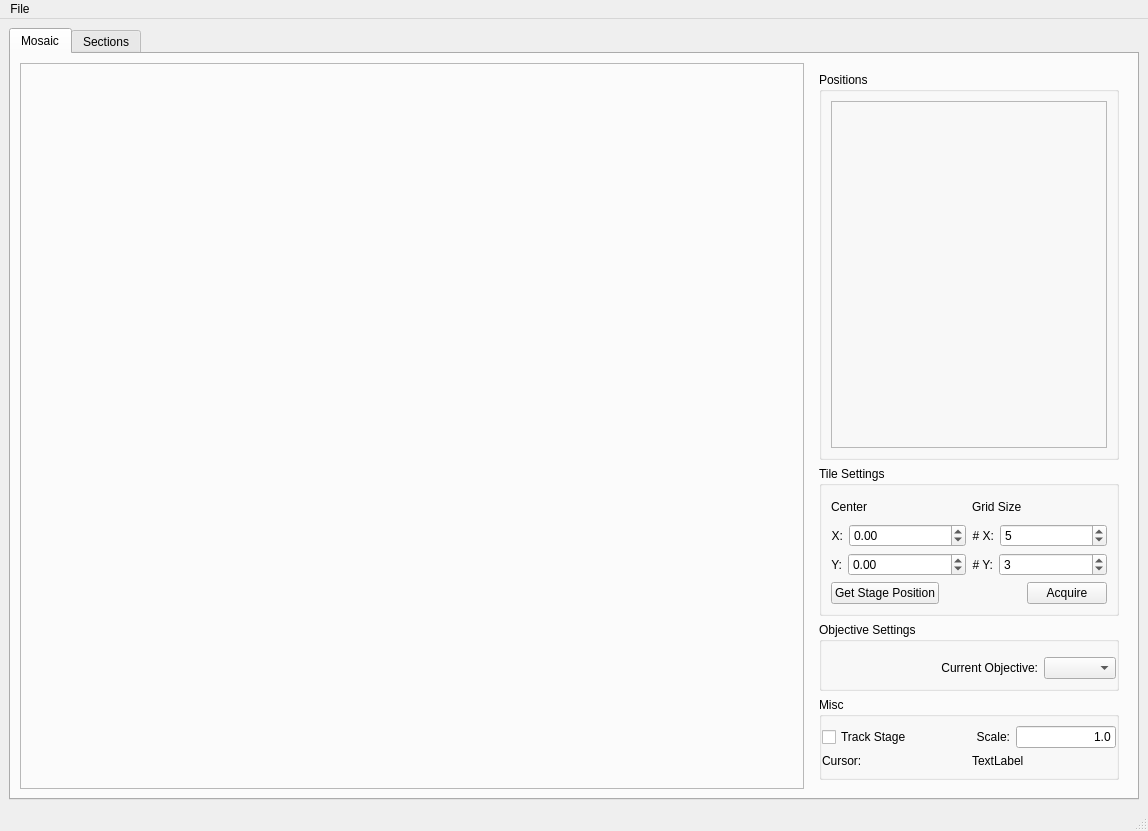
<?xml version="1.0" encoding="UTF-8"?>
<ui version="4.0">
 <class>MainWindow</class>
 <widget class="QMainWindow" name="MainWindow">
  <property name="geometry">
   <rect>
    <x>0</x>
    <y>0</y>
    <width>1148</width>
    <height>831</height>
   </rect>
  </property>
  <property name="windowTitle">
   <string>Steve</string>
  </property>
  <widget class="QWidget" name="centralwidget">
   <layout class="QGridLayout" name="gridLayout_2">
    <item row="0" column="0">
     <widget class="QTabWidget" name="tabWidget">
      <property name="currentIndex">
       <number>0</number>
      </property>
      <widget class="QWidget" name="mosaicTab">
       <attribute name="title">
        <string>Mosaic</string>
       </attribute>
       <layout class="QHBoxLayout" name="horizontalLayout_2">
        <item>
         <widget class="QFrame" name="mosaicFrame">
          <property name="frameShape">
           <enum>QFrame::StyledPanel</enum>
          </property>
          <property name="frameShadow">
           <enum>QFrame::Raised</enum>
          </property>
         </widget>
        </item>
        <item>
         <widget class="QWidget" name="widget" native="true">
          <property name="sizePolicy">
           <sizepolicy hsizetype="Maximum" vsizetype="Preferred">
            <horstretch>0</horstretch>
            <verstretch>0</verstretch>
           </sizepolicy>
          </property>
          <property name="minimumSize">
           <size>
            <width>0</width>
            <height>0</height>
           </size>
          </property>
          <property name="maximumSize">
           <size>
            <width>16777215</width>
            <height>100000</height>
           </size>
          </property>
          <layout class="QVBoxLayout" name="verticalLayout_2">
           <item>
            <widget class="QGroupBox" name="positionsGroupBox">
             <property name="sizePolicy">
              <sizepolicy hsizetype="Preferred" vsizetype="Expanding">
               <horstretch>0</horstretch>
               <verstretch>0</verstretch>
              </sizepolicy>
             </property>
             <property name="minimumSize">
              <size>
               <width>0</width>
               <height>0</height>
              </size>
             </property>
             <property name="maximumSize">
              <size>
               <width>10000</width>
               <height>10000</height>
              </size>
             </property>
             <property name="title">
              <string>Positions</string>
             </property>
             <layout class="QVBoxLayout" name="verticalLayout_4">
              <item>
               <widget class="QFrame" name="positionsFrame">
                <property name="frameShape">
                 <enum>QFrame::StyledPanel</enum>
                </property>
                <property name="frameShadow">
                 <enum>QFrame::Raised</enum>
                </property>
               </widget>
              </item>
             </layout>
            </widget>
           </item>
           <item>
            <widget class="QGroupBox" name="tilesGroupBox">
             <property name="minimumSize">
              <size>
               <width>300</width>
               <height>150</height>
              </size>
             </property>
             <property name="maximumSize">
              <size>
               <width>300</width>
               <height>300</height>
              </size>
             </property>
             <property name="title">
              <string>Tile Settings</string>
             </property>
             <layout class="QVBoxLayout" name="verticalLayout_8">
              <item>
               <layout class="QHBoxLayout" name="horizontalLayout_8">
                <item>
                 <layout class="QVBoxLayout" name="verticalLayout_3">
                  <item>
                   <widget class="QLabel" name="startingPositionLabel">
                    <property name="font">
                     <font>
                      <weight>50</weight>
                      <bold>false</bold>
                     </font>
                    </property>
                    <property name="text">
                     <string>Center</string>
                    </property>
                    <property name="alignment">
                     <set>Qt::AlignLeading|Qt::AlignLeft|Qt::AlignVCenter</set>
                    </property>
                   </widget>
                  </item>
                  <item>
                   <layout class="QHBoxLayout" name="horizontalLayout_4">
                    <item>
                     <widget class="QLabel" name="xPosLabel">
                      <property name="text">
                       <string>X:</string>
                      </property>
                      <property name="alignment">
                       <set>Qt::AlignRight|Qt::AlignTrailing|Qt::AlignVCenter</set>
                      </property>
                     </widget>
                    </item>
                    <item>
                     <widget class="QDoubleSpinBox" name="xStartPosSpinBox">
                      <property name="sizePolicy">
                       <sizepolicy hsizetype="MinimumExpanding" vsizetype="Fixed">
                        <horstretch>0</horstretch>
                        <verstretch>0</verstretch>
                       </sizepolicy>
                      </property>
                      <property name="minimum">
                       <double>-50000.000000000000000</double>
                      </property>
                      <property name="maximum">
                       <double>50000.000000000000000</double>
                      </property>
                     </widget>
                    </item>
                   </layout>
                  </item>
                  <item>
                   <layout class="QHBoxLayout" name="horizontalLayout_6">
                    <item>
                     <widget class="QLabel" name="yPosLabel">
                      <property name="text">
                       <string>Y:</string>
                      </property>
                      <property name="alignment">
                       <set>Qt::AlignRight|Qt::AlignTrailing|Qt::AlignVCenter</set>
                      </property>
                     </widget>
                    </item>
                    <item>
                     <widget class="QDoubleSpinBox" name="yStartPosSpinBox">
                      <property name="sizePolicy">
                       <sizepolicy hsizetype="MinimumExpanding" vsizetype="Fixed">
                        <horstretch>0</horstretch>
                        <verstretch>0</verstretch>
                       </sizepolicy>
                      </property>
                      <property name="minimum">
                       <double>-50000.000000000000000</double>
                      </property>
                      <property name="maximum">
                       <double>500000.000000000000000</double>
                      </property>
                     </widget>
                    </item>
                   </layout>
                  </item>
                 </layout>
                </item>
                <item>
                 <layout class="QVBoxLayout" name="verticalLayout_7">
                  <item>
                   <widget class="QLabel" name="gridDimLabel">
                    <property name="font">
                     <font>
                      <weight>50</weight>
                      <bold>false</bold>
                     </font>
                    </property>
                    <property name="text">
                     <string>Grid Size</string>
                    </property>
                    <property name="alignment">
                     <set>Qt::AlignLeading|Qt::AlignLeft|Qt::AlignVCenter</set>
                    </property>
                   </widget>
                  </item>
                  <item>
                   <layout class="QHBoxLayout" name="horizontalLayout_5">
                    <item>
                     <widget class="QLabel" name="numXLabel">
                      <property name="text">
                       <string># X:</string>
                      </property>
                      <property name="alignment">
                       <set>Qt::AlignRight|Qt::AlignTrailing|Qt::AlignVCenter</set>
                      </property>
                     </widget>
                    </item>
                    <item>
                     <widget class="QSpinBox" name="xSpinBox">
                      <property name="sizePolicy">
                       <sizepolicy hsizetype="MinimumExpanding" vsizetype="Fixed">
                        <horstretch>0</horstretch>
                        <verstretch>0</verstretch>
                       </sizepolicy>
                      </property>
                      <property name="minimum">
                       <number>1</number>
                      </property>
                      <property name="value">
                       <number>5</number>
                      </property>
                     </widget>
                    </item>
                   </layout>
                  </item>
                  <item>
                   <layout class="QHBoxLayout" name="horizontalLayout_7">
                    <item>
                     <widget class="QLabel" name="numYLabel">
                      <property name="text">
                       <string># Y:</string>
                      </property>
                      <property name="alignment">
                       <set>Qt::AlignRight|Qt::AlignTrailing|Qt::AlignVCenter</set>
                      </property>
                     </widget>
                    </item>
                    <item>
                     <widget class="QSpinBox" name="ySpinBox">
                      <property name="sizePolicy">
                       <sizepolicy hsizetype="MinimumExpanding" vsizetype="Fixed">
                        <horstretch>0</horstretch>
                        <verstretch>0</verstretch>
                       </sizepolicy>
                      </property>
                      <property name="minimum">
                       <number>1</number>
                      </property>
                      <property name="value">
                       <number>3</number>
                      </property>
                     </widget>
                    </item>
                   </layout>
                  </item>
                 </layout>
                </item>
               </layout>
              </item>
              <item>
               <layout class="QHBoxLayout" name="horizontalLayout_10">
                <item>
                 <widget class="QPushButton" name="getStagePosButton">
                  <property name="maximumSize">
                   <size>
                    <width>150</width>
                    <height>16777215</height>
                   </size>
                  </property>
                  <property name="text">
                   <string>Get Stage Position</string>
                  </property>
                 </widget>
                </item>
                <item>
                 <spacer name="horizontalSpacer_2">
                  <property name="orientation">
                   <enum>Qt::Horizontal</enum>
                  </property>
                  <property name="sizeHint" stdset="0">
                   <size>
                    <width>40</width>
                    <height>20</height>
                   </size>
                  </property>
                 </spacer>
                </item>
                <item>
                 <widget class="QPushButton" name="imageGridButton">
                  <property name="maximumSize">
                   <size>
                    <width>150</width>
                    <height>16777215</height>
                   </size>
                  </property>
                  <property name="text">
                   <string>Acquire</string>
                  </property>
                 </widget>
                </item>
               </layout>
              </item>
             </layout>
            </widget>
           </item>
           <item>
            <widget class="QGroupBox" name="objectivesGroupBox">
             <property name="minimumSize">
              <size>
               <width>250</width>
               <height>50</height>
              </size>
             </property>
             <property name="maximumSize">
              <size>
               <width>300</width>
               <height>300</height>
              </size>
             </property>
             <property name="title">
              <string>Objective Settings</string>
             </property>
             <layout class="QGridLayout" name="gridLayout_4">
              <property name="leftMargin">
               <number>0</number>
              </property>
              <property name="topMargin">
               <number>9</number>
              </property>
              <property name="rightMargin">
               <number>0</number>
              </property>
              <item row="0" column="1" colspan="2">
               <widget class="QFrame" name="objectivesFrame">
                <property name="frameShape">
                 <enum>QFrame::StyledPanel</enum>
                </property>
                <property name="frameShadow">
                 <enum>QFrame::Raised</enum>
                </property>
               </widget>
              </item>
              <item row="2" column="2">
               <widget class="QComboBox" name="magComboBox">
                <property name="sizePolicy">
                 <sizepolicy hsizetype="Fixed" vsizetype="Fixed">
                  <horstretch>0</horstretch>
                  <verstretch>0</verstretch>
                 </sizepolicy>
                </property>
                <property name="focusPolicy">
                 <enum>Qt::ClickFocus</enum>
                </property>
                <property name="editable">
                 <bool>false</bool>
                </property>
               </widget>
              </item>
              <item row="2" column="1">
               <widget class="QLabel" name="objectiveLabel">
                <property name="text">
                 <string>Current Objective:</string>
                </property>
                <property name="alignment">
                 <set>Qt::AlignRight|Qt::AlignTrailing|Qt::AlignVCenter</set>
                </property>
               </widget>
              </item>
              <item row="2" column="0">
               <spacer name="horizontalSpacer">
                <property name="orientation">
                 <enum>Qt::Horizontal</enum>
                </property>
                <property name="sizeHint" stdset="0">
                 <size>
                  <width>40</width>
                  <height>20</height>
                 </size>
                </property>
               </spacer>
              </item>
             </layout>
            </widget>
           </item>
           <item>
            <widget class="QGroupBox" name="groupBox_2">
             <property name="minimumSize">
              <size>
               <width>0</width>
               <height>20</height>
              </size>
             </property>
             <property name="title">
              <string>Misc</string>
             </property>
             <layout class="QVBoxLayout" name="verticalLayout">
              <property name="leftMargin">
               <number>0</number>
              </property>
              <property name="rightMargin">
               <number>0</number>
              </property>
              <item>
               <layout class="QHBoxLayout" name="horizontalLayout">
                <item>
                 <widget class="QCheckBox" name="trackStageCheckBox">
                  <property name="text">
                   <string>Track Stage</string>
                  </property>
                 </widget>
                </item>
                <item>
                 <widget class="QLabel" name="scaleLabel">
                  <property name="text">
                   <string>Scale:</string>
                  </property>
                  <property name="alignment">
                   <set>Qt::AlignRight|Qt::AlignTrailing|Qt::AlignVCenter</set>
                  </property>
                 </widget>
                </item>
                <item>
                 <widget class="QLineEdit" name="scaleLineEdit">
                  <property name="sizePolicy">
                   <sizepolicy hsizetype="Preferred" vsizetype="Fixed">
                    <horstretch>0</horstretch>
                    <verstretch>0</verstretch>
                   </sizepolicy>
                  </property>
                  <property name="maximumSize">
                   <size>
                    <width>100</width>
                    <height>16777215</height>
                   </size>
                  </property>
                  <property name="text">
                   <string>1.0</string>
                  </property>
                  <property name="alignment">
                   <set>Qt::AlignRight|Qt::AlignTrailing|Qt::AlignVCenter</set>
                  </property>
                 </widget>
                </item>
               </layout>
              </item>
              <item>
               <layout class="QHBoxLayout" name="horizontalLayout_9">
                <item>
                 <widget class="QLabel" name="cursorPosition">
                  <property name="sizePolicy">
                   <sizepolicy hsizetype="Preferred" vsizetype="Fixed">
                    <horstretch>0</horstretch>
                    <verstretch>0</verstretch>
                   </sizepolicy>
                  </property>
                  <property name="text">
                   <string>Cursor:</string>
                  </property>
                  <property name="alignment">
                   <set>Qt::AlignLeading|Qt::AlignLeft|Qt::AlignVCenter</set>
                  </property>
                 </widget>
                </item>
                <item>
                 <widget class="QLabel" name="mosaicLabel">
                  <property name="sizePolicy">
                   <sizepolicy hsizetype="Preferred" vsizetype="Fixed">
                    <horstretch>0</horstretch>
                    <verstretch>0</verstretch>
                   </sizepolicy>
                  </property>
                  <property name="text">
                   <string>TextLabel</string>
                  </property>
                  <property name="alignment">
                   <set>Qt::AlignLeading|Qt::AlignLeft|Qt::AlignVCenter</set>
                  </property>
                 </widget>
                </item>
               </layout>
              </item>
             </layout>
            </widget>
           </item>
          </layout>
         </widget>
        </item>
       </layout>
      </widget>
      <widget class="QWidget" name="sectionsTab">
       <attribute name="title">
        <string>Sections</string>
       </attribute>
       <layout class="QHBoxLayout" name="horizontalLayout_3">
        <item>
         <widget class="QFrame" name="sectionsDisplayFrame">
          <property name="frameShape">
           <enum>QFrame::StyledPanel</enum>
          </property>
          <property name="frameShadow">
           <enum>QFrame::Raised</enum>
          </property>
         </widget>
        </item>
        <item>
         <widget class="QWidget" name="sectionsWidget" native="true">
          <property name="minimumSize">
           <size>
            <width>0</width>
            <height>0</height>
           </size>
          </property>
          <property name="maximumSize">
           <size>
            <width>300</width>
            <height>16777215</height>
           </size>
          </property>
          <layout class="QVBoxLayout" name="verticalLayout_5">
           <item>
            <widget class="QGroupBox" name="sectionsGroupBox">
             <property name="maximumSize">
              <size>
               <width>100000</width>
               <height>16777215</height>
              </size>
             </property>
             <property name="title">
              <string>Sections</string>
             </property>
             <layout class="QVBoxLayout" name="verticalLayout_6">
              <item>
               <widget class="QScrollArea" name="sectionsScrollArea">
                <property name="sizePolicy">
                 <sizepolicy hsizetype="Preferred" vsizetype="Preferred">
                  <horstretch>0</horstretch>
                  <verstretch>0</verstretch>
                 </sizepolicy>
                </property>
                <property name="widgetResizable">
                 <bool>true</bool>
                </property>
                <widget class="QWidget" name="scrollAreaWidgetContents_2">
                 <property name="geometry">
                  <rect>
                   <x>0</x>
                   <y>0</y>
                   <width>98</width>
                   <height>28</height>
                  </rect>
                 </property>
                </widget>
               </widget>
              </item>
             </layout>
            </widget>
           </item>
           <item>
            <widget class="QGroupBox" name="sectionViewSettingsGroupBox">
             <property name="maximumSize">
              <size>
               <width>16777215</width>
               <height>120</height>
              </size>
             </property>
             <property name="title">
              <string>Section View Settings</string>
             </property>
             <layout class="QGridLayout" name="gridLayout">
              <item row="1" column="0">
               <widget class="QLabel" name="thresholdLabel">
                <property name="text">
                 <string>Threshold</string>
                </property>
               </widget>
              </item>
              <item row="4" column="1">
               <widget class="QSlider" name="foregroundOpacitySlider">
                <property name="sizePolicy">
                 <sizepolicy hsizetype="Preferred" vsizetype="Preferred">
                  <horstretch>0</horstretch>
                  <verstretch>0</verstretch>
                 </sizepolicy>
                </property>
                <property name="maximum">
                 <number>100</number>
                </property>
                <property name="value">
                 <number>50</number>
                </property>
                <property name="orientation">
                 <enum>Qt::Horizontal</enum>
                </property>
               </widget>
              </item>
              <item row="0" column="0">
               <widget class="QCheckBox" name="moveAllSectionsCheckBox">
                <property name="text">
                 <string>Move All Sections</string>
                </property>
               </widget>
              </item>
              <item row="4" column="0">
               <widget class="QLabel" name="foregroundOpacityLabel">
                <property name="text">
                 <string>Section Opacity</string>
                </property>
               </widget>
              </item>
              <item row="0" column="1">
               <widget class="QCheckBox" name="showFeaturesCheckBox">
                <property name="text">
                 <string>Show Features</string>
                </property>
               </widget>
              </item>
              <item row="2" column="0">
               <widget class="QLabel" name="backgroundLabel">
                <property name="text">
                 <string>Background Type</string>
                </property>
               </widget>
              </item>
              <item row="2" column="1">
               <widget class="QComboBox" name="backgroundComboBox">
                <item>
                 <property name="text">
                  <string>Mean</string>
                 </property>
                </item>
               </widget>
              </item>
              <item row="1" column="1">
               <widget class="QSlider" name="thresholdSlider">
                <property name="sizePolicy">
                 <sizepolicy hsizetype="Preferred" vsizetype="Preferred">
                  <horstretch>0</horstretch>
                  <verstretch>0</verstretch>
                 </sizepolicy>
                </property>
                <property name="maximum">
                 <number>100</number>
                </property>
                <property name="value">
                 <number>50</number>
                </property>
                <property name="orientation">
                 <enum>Qt::Horizontal</enum>
                </property>
               </widget>
              </item>
             </layout>
            </widget>
           </item>
          </layout>
         </widget>
        </item>
       </layout>
      </widget>
     </widget>
    </item>
   </layout>
  </widget>
  <widget class="QMenuBar" name="menubar">
   <property name="geometry">
    <rect>
     <x>0</x>
     <y>0</y>
     <width>1148</width>
     <height>21</height>
    </rect>
   </property>
   <widget class="QMenu" name="menuFile">
    <property name="title">
     <string>File</string>
    </property>
    <addaction name="actionSet_Working_Directory"/>
    <addaction name="separator"/>
    <addaction name="actionDelete_Images"/>
    <addaction name="actionLoad_Dax"/>
    <addaction name="actionLoad_Dax_By_Pattern"/>
    <addaction name="actionLoad_Mosaic"/>
    <addaction name="actionLoad_Positions"/>
    <addaction name="actionSave_Mosaic"/>
    <addaction name="actionSave_Positions"/>
    <addaction name="actionSave_Snapshot"/>
    <addaction name="separator"/>
    <addaction name="actionQuit"/>
   </widget>
   <addaction name="menuFile"/>
  </widget>
  <widget class="QStatusBar" name="statusbar"/>
  <action name="actionQuit">
   <property name="text">
    <string>Quit</string>
   </property>
  </action>
  <action name="actionConnect">
   <property name="text">
    <string>Connect</string>
   </property>
  </action>
  <action name="actionDisconnect">
   <property name="text">
    <string>Disconnect</string>
   </property>
  </action>
  <action name="actionSave_Positions">
   <property name="text">
    <string>Save Positions</string>
   </property>
  </action>
  <action name="actionSave_Mosaic">
   <property name="text">
    <string>Save Mosaic</string>
   </property>
  </action>
  <action name="actionSet_Working_Directory">
   <property name="text">
    <string>Set Working Directory</string>
   </property>
  </action>
  <action name="actionLoad_Mosaic">
   <property name="text">
    <string>Load Mosaic</string>
   </property>
  </action>
  <action name="actionDelete_Images">
   <property name="text">
    <string>Delete Images</string>
   </property>
  </action>
  <action name="actionLoad_Positions">
   <property name="text">
    <string>Load Positions</string>
   </property>
  </action>
  <action name="actionSave_Snapshot">
   <property name="text">
    <string>Save Snapshot</string>
   </property>
  </action>
  <action name="actionLoad_Dax">
   <property name="text">
    <string>Load Dax</string>
   </property>
  </action>
  <action name="actionLoad_Dax_By_Pattern">
   <property name="text">
    <string>Load Dax By Pattern</string>
   </property>
  </action>
 </widget>
 <tabstops>
  <tabstop>xStartPosSpinBox</tabstop>
  <tabstop>yStartPosSpinBox</tabstop>
  <tabstop>xSpinBox</tabstop>
  <tabstop>ySpinBox</tabstop>
  <tabstop>tabWidget</tabstop>
  <tabstop>foregroundOpacitySlider</tabstop>
  <tabstop>backgroundComboBox</tabstop>
  <tabstop>thresholdSlider</tabstop>
  <tabstop>showFeaturesCheckBox</tabstop>
  <tabstop>moveAllSectionsCheckBox</tabstop>
  <tabstop>sectionsScrollArea</tabstop>
 </tabstops>
 <resources/>
 <connections/>
</ui>
